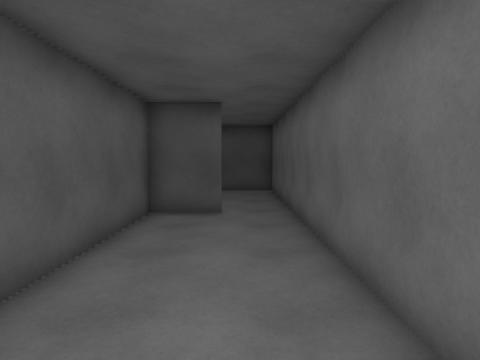
View 1 (above)

12 first-person views from a walk through a 3-D level made in the Unity game engine. The camera is 1.5 m above the floor, tilts 4° down and sees 75° across. Doors are open. The floor is counted in squares, 1 m on a side. Each view is taken from the middle of a square. On the plan, view 1 faces up. The plan holds only what a view shows up to about 15 squares ahead; the rest is blank. The place goes on beyond the plan. Some animated figures are left out.

View 2
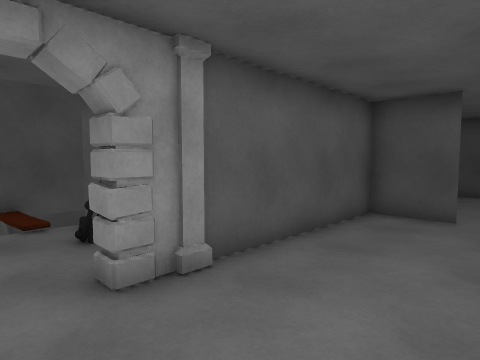

View 3
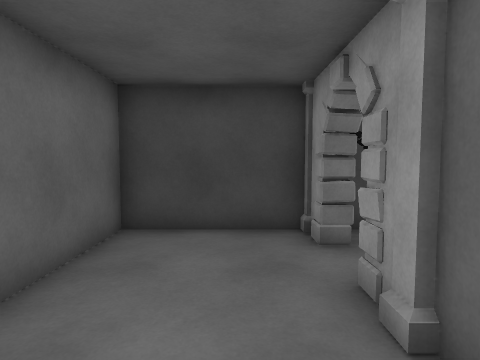

View 4
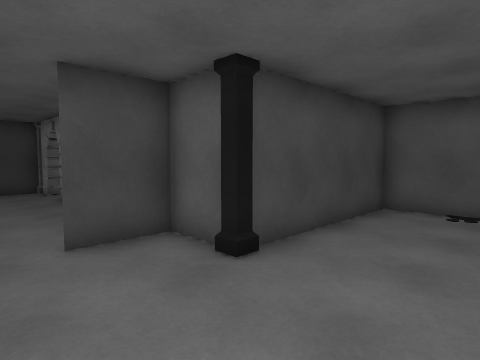

View 5
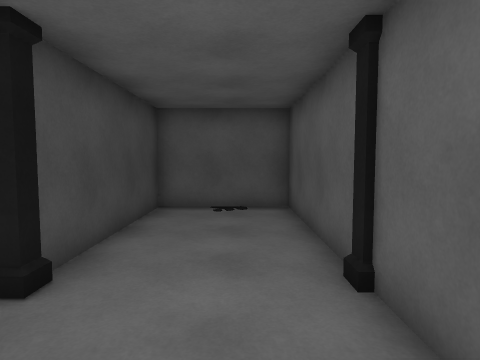

View 6
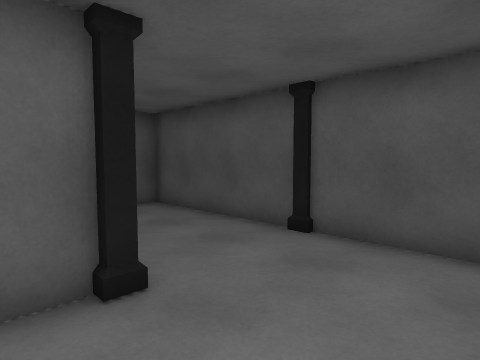

View 7
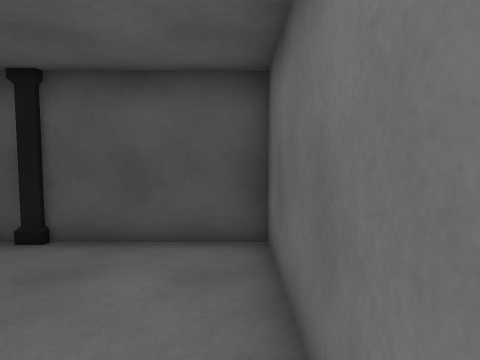

View 8
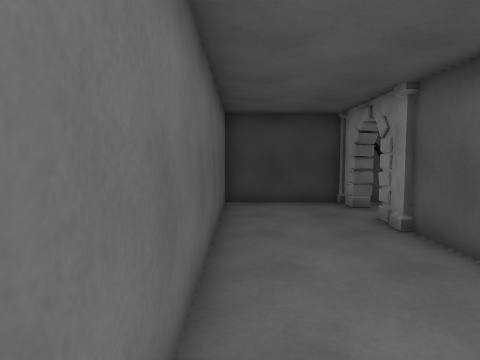

View 9
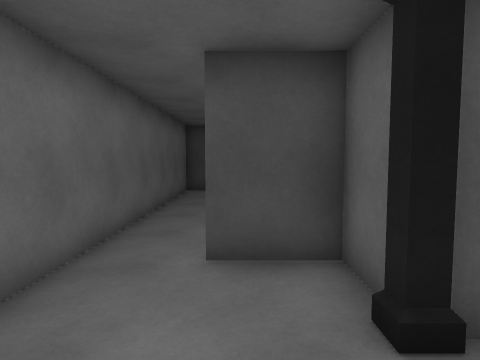

View 10
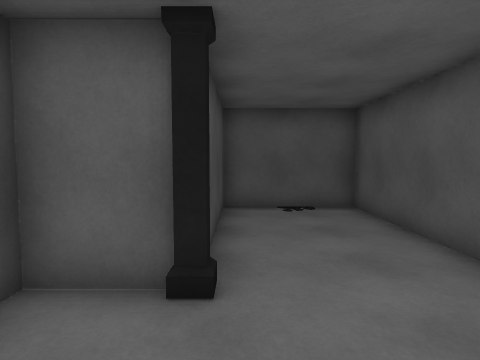

View 11
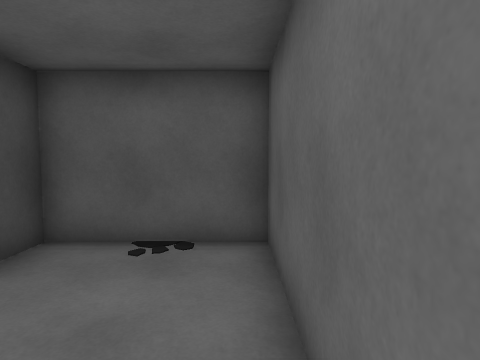

View 12
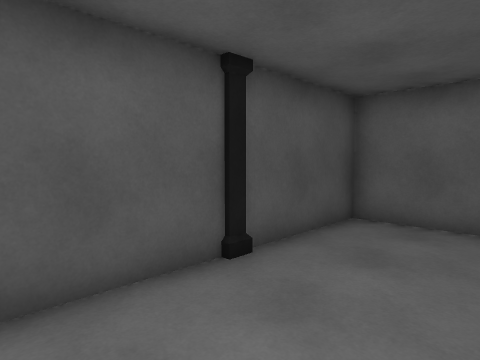

### Floor plan
Points are (right, up) in squares from view 1. A wall is a line through its corners. A room is listed if a view was taken in it or the views show most of it. See-through windows are left out.
Room 1 (views 1, 2, 3)
walls: (-2.5, -0.3) (-2.5, -1.5) (1.5, -1.5) (1.5, 8.5); (-0.4, 8.5) (-2.5, 8.5); (-2.5, 8) (-2.5, 1.4) (-2.9, 1.3)
low walls: (-2.3, 2.8) (-2.3, 2.1)
ways out: opening at (0.5, 8) to room 2; open door at (-3, 0.5)
Room 2 (views 4, 5, 6, 7, 8, 9, 10, 11, 12)
walls: (-2.6, 8.5) (-0.5, 8.5); (1.5, 8.5) (1.5, 14.5) (-8.5, 14.5) (-8.5, 10.5) (-2.5, 10.5) (-2.5, 8)
ways out: opening at (0.5, 8) to room 1
objects: pillar (-3, 15); pillar (-2, 10)

Positions as (right, up) in squares from view 1, and headings:
1: (0, 0), facing up
2: (1, 0), facing up-left
3: (-1, 5), facing down
4: (1, 14), facing down-left
5: (1, 13), facing left
6: (1, 9), facing up-left
7: (1, 9), facing up
8: (1, 9), facing down
9: (-1, 13), facing down
10: (1, 11), facing left
11: (-3, 14), facing left
12: (-6, 11), facing up-right
